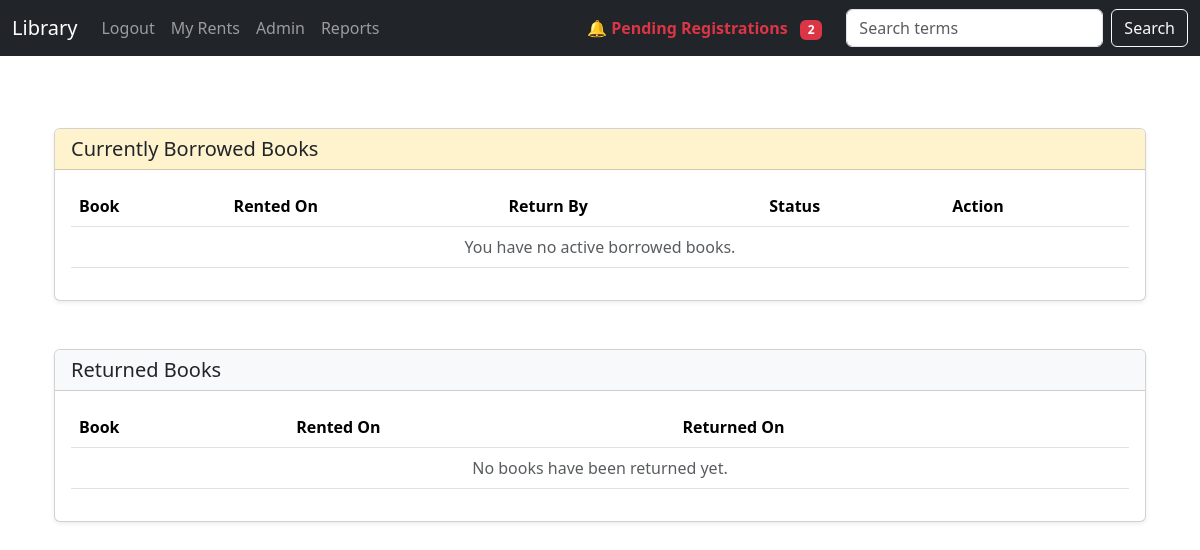
/myRents/ (signed in), run on an earlier commit of the app's database.
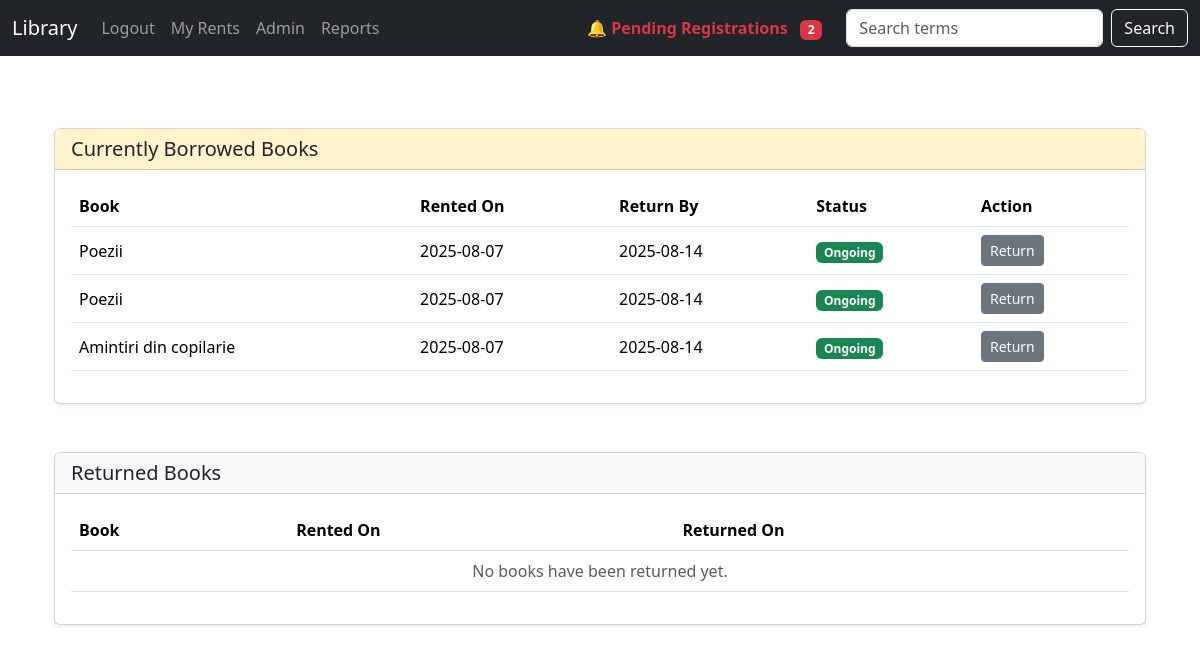
And on a later commit of the database.
### mainview/models.py (models this page shows, shortened)
class Rent(models.Model):
    book = models.ForeignKey(Book, on_delete=models.CASCADE)
    user = models.ForeignKey('auth.User', on_delete=models.CASCADE)
    rent_date = models.DateTimeField(auto_now_add=True)
    return_date = models.DateTimeField(blank=True, null=True)
    returned = models.BooleanField(default=False)
    returned_at = models.DateTimeField(blank=True, null=True)

class Book(models.Model):
    title = models.CharField(max_length=100)
    author = models.CharField(max_length=100, blank=True, null=True)
    published_date = models.DateField(blank=True, null=True)
    available_copies = models.PositiveIntegerField(default=0)

### mainview/views.py (the view)
# urls.py: path("myRents/", views.myRents_view, name="myRents"),
def myRents_view(request):
    returned_rents = Rent.objects.filter(user=request.user, returned=True).select_related('book')
    active_rents = Rent.objects.filter(user=request.user, returned=False).select_related('book')
    return render(request, "myRents.html", {
        "returned_rents": returned_rents,
        "active_rents": active_rents,
        'now': timezone.now()
    })

### mainview/context_processors.py (called while the page is built)
def user_context_processor(request):
    if request.user.is_authenticated and request.user.is_staff:
        User = get_user_model()
        pending_users = User.objects.all().filter(is_active=False).count()
        return {'pending_users': pending_users}
    return {}

### mainview/templates/myRents.html (shortened to what this page needs)
{%extends 'base.html' %}
{% block content %}
<div class="container mt-5">
    <div class="card mb-5 shadow-sm">
        <div class="card-header bg-warning-subtle">
            <h5 class="mb-0">Currently Borrowed Books</h5>
        </div>
        <div class="card-body">
            <table class="table table-hover align-middle">
                <thead>
                    <tr>
                        <th>Book</th>
                        <th>Rented On</th>
                        <th>Return By</th>
                        <th>Status</th>
                        <th>Action</th>
                    </tr>
                </thead>
                <tbody>
                    {% for rent in active_rents %}
                    <tr>
                        <td>{{ rent.book.title }}</td>
                        <td>{{ rent.rent_date|date:"Y-m-d" }}</td>
                        <td>{{ rent.return_date|date:"Y-m-d" }}</td>
                        <td>
                            {% if rent.return_date and rent.return_date < now %}
                                <span class="badge bg-danger">Overdue</span>
                            {% else %}
                                <span class="badge bg-success">Ongoing</span>
                            {% endif %}
                        </td>
                        <td>
                            <form method="POST" action="{% url 'returnBook' rent.id %}">
                                <button class="btn btn-sm btn-secondary">Return</button>
                            </form>
                        </td>
                    </tr>
                    {% empty %}
                    <tr><td colspan="5" class="text-muted text-center">You have no active borrowed books.</td></tr>
                    {% endfor %}
                </tbody>
            </table>
        </div>
    </div>
    <div class="card mb-5 shadow-sm">
        <div class="card-header bg-light">
            <h5 class="mb-0">Returned Books</h5>
        </div>
        <div class="card-body">
            <table class="table table-hover align-middle">
                <thead>
                    <tr>
                        <th>Book</th>
                        <th>Rented On</th>
                        <th>Returned On</th>
                    </tr>
                </thead>
                <tbody>
                    {% for rent in returned_rents %}
                    <tr>
                        <td>{{ rent.book.title }}</td>
                        <td>{{ rent.rent_date|date:"Y-m-d" }}</td>
                        <td>{{ rent.returned_at|date:"Y-m-d" }}</td>
                    </tr>
                    {% empty %}
                    <tr><td colspan="3" class="text-muted text-center">No books have been returned yet.</td></tr>
                    {% endfor %}
                </tbody>
            </table>
        </div>
    </div>
</div>
{%endblock%}

What changed in the data, as far as the page shows it:
added Rent: book "Poezii", rent_date "2025-08-07", return_date "2025-08-14", shows "Ongoing"
added Rent: book "Poezii", rent_date "2025-08-07", return_date "2025-08-14", shows "Ongoing"
added Rent: book "Amintiri din copilarie", rent_date "2025-08-07", return_date "2025-08-14", shows "Ongoing"
Also different on the page:
text no longer shown: "You have no active borrowed books."
